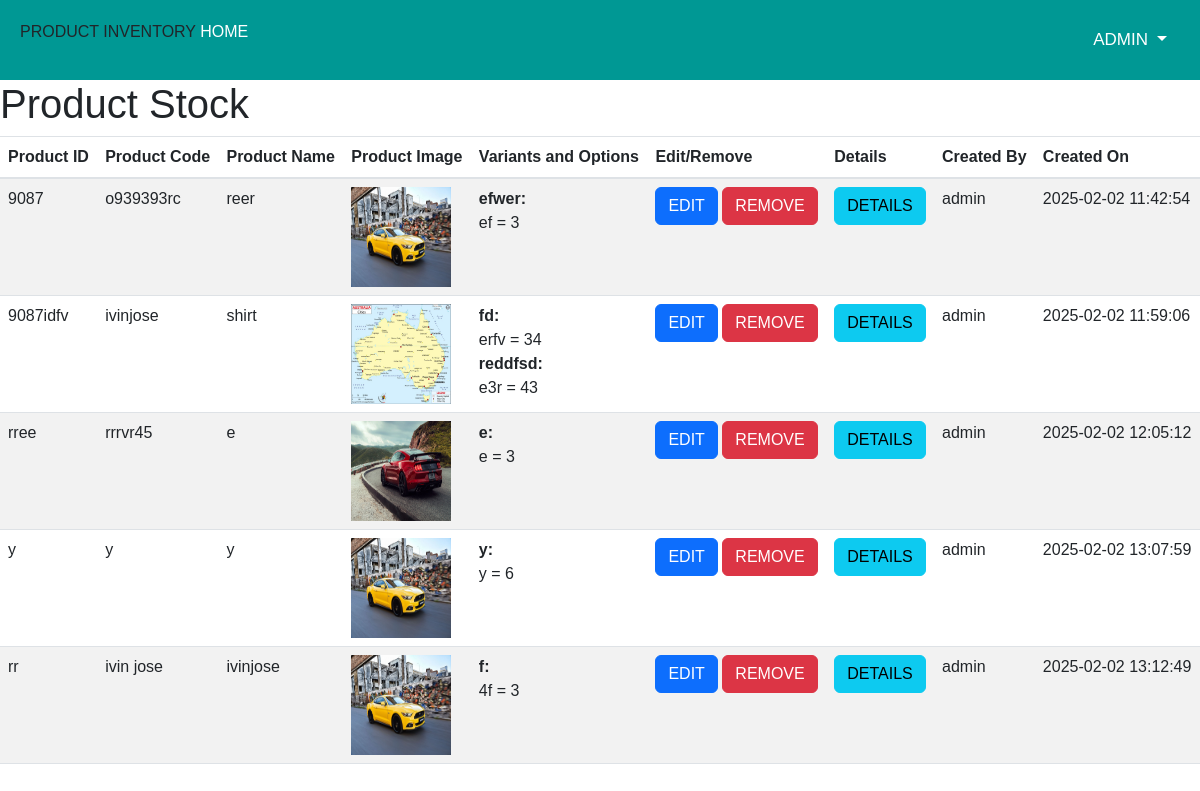
Page /view-stock (signed in) on the earlier database version.
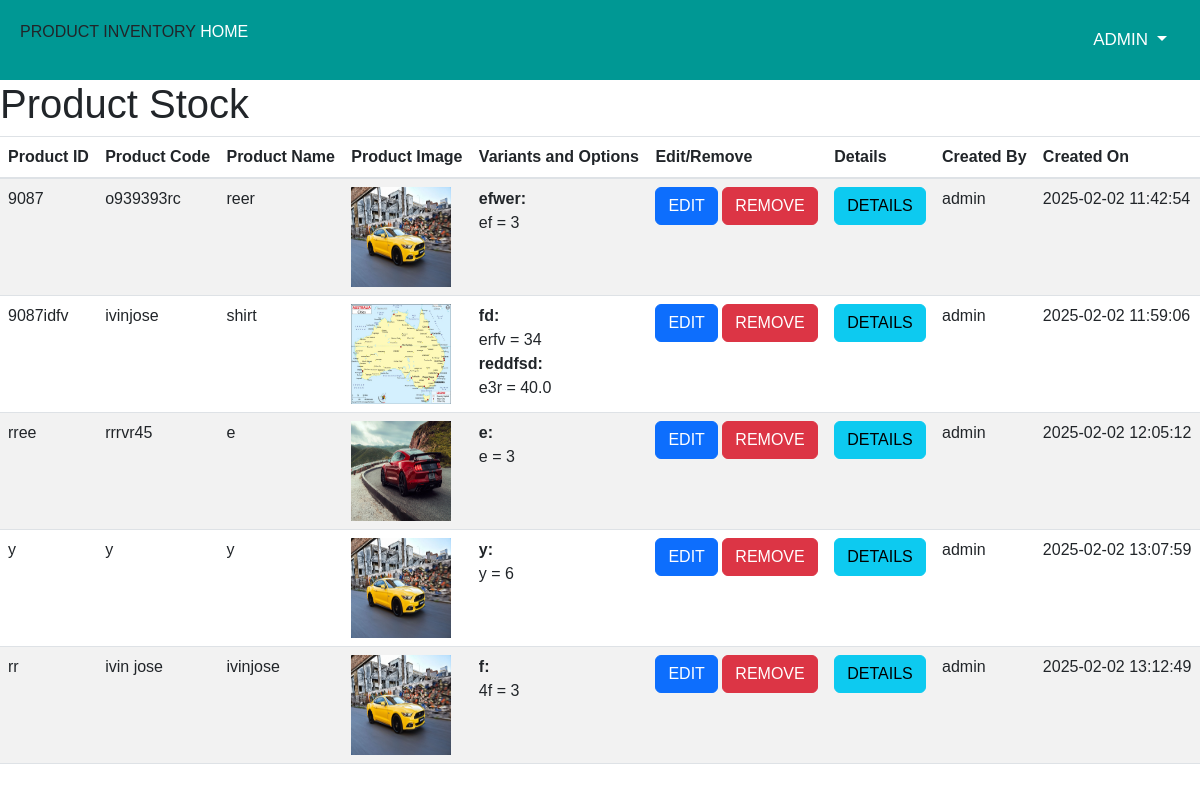
Same page on the later database version.
### main.py (models this page shows)
class Product(db.Model):
    __tablename__ = 'products'
    id = db.Column(db.String(36), primary_key=True, default=lambda: str(uuid.uuid4()))
    ProductID = db.Column(db.BigInteger, unique=True, nullable=False)
    ProductCode = db.Column(db.String(255), unique=True, nullable=False)
    ProductName = db.Column(db.String(255), nullable=False)
    ProductImage = db.Column(db.String(255), nullable=True)
    CreatedDate = db.Column(db.DateTime, nullable=False, default=db.func.current_timestamp())
    UpdatedDate = db.Column(db.DateTime, nullable=True, onupdate=db.func.current_timestamp())
    CreatedUser = db.Column(db.String(36), db.ForeignKey('auth_users.id'), nullable=False)
    IsFavourite = db.Column(db.Boolean, default=False)
    Active = db.Column(db.Boolean, default=True)
    HSNCode = db.Column(db.String(255), nullable=True)
    TotalStock = db.Column(db.Numeric(20,8), nullable=True, default=0.00)
    __table_args__ = (db.UniqueConstraint('ProductCode', 'ProductID', name='unique_product_constraint'),)

class ProductImage(db.Model):
    __tablename__ = 'product_images'
    id = db.Column(db.String(36), primary_key=True, default=lambda: str(uuid.uuid4()))
    Product = db.Column(db.String(36), db.ForeignKey('products.id'), nullable=False)
    ImageURL = db.Column(db.String(255), nullable=False)
    CreatedDate = db.Column(db.DateTime, nullable=False, default=db.func.current_timestamp())
    UpdatedDate = db.Column(db.DateTime, nullable=True, onupdate=db.func.current_timestamp())

class ProductVariant(db.Model):
    __tablename__ = 'product_varients'
    id = db.Column(db.String(36), primary_key=True, default=lambda: str(uuid.uuid4()))
    Product = db.Column(db.String(36), db.ForeignKey('products.id'), nullable=False)
    VariantName = db.Column(db.String(255), nullable=False)
    CreatedDate = db.Column(db.DateTime, nullable=False, default=db.func.current_timestamp())
    UpdatedDate = db.Column(db.DateTime, nullable=True, onupdate=db.func.current_timestamp())

class ProductVariantOption(db.Model):
    __tablename__ = 'product_varient_options'
    id = db.Column(db.String(36), primary_key=True, default=lambda: str(uuid.uuid4()))
    Variant = db.Column(db.String(36), db.ForeignKey('product_varients.id'), nullable=False)
    quantity = db.Column(db.String(36), db.ForeignKey('product_varients.id'), nullable=False)
    OptionName = db.Column(db.String(255), nullable=False)
    CreatedDate = db.Column(db.DateTime, nullable=False, default=db.func.current_timestamp())
    UpdatedDate = db.Column(db.DateTime, nullable=True, onupdate=db.func.current_timestamp())

### main.py (the view)
@app.route('/view-stock')
def view_stock():
    if 'loggedin' in session:
        products = Product.query.all()
        product_data = []
        for product in products:
            variants = ProductVariant.query.filter_by(Product=product.id).all()
            variant_data = []
            for variant in variants:
                options = ProductVariantOption.query.filter_by(Variant=variant.id).all()
                option_data = []
                for option in options:
                    option_data.append({
                        "option_name": option.OptionName,
                        "quantity": option.quantity  # Fetch the quantity field
                    })
                variant_data.append({
                    "variant_name": variant.VariantName,
                    "options": option_data
                })
            product_images = ProductImage.query.filter_by(Product=product.id).all()
            image_urls = [img.ImageURL for img in product_images]
            created_user = product.CreatedUser  # Assuming 'CreatedUser' stores the user ID of the product creator
            created_date = product.CreatedDate.strftime('%Y-%m-%d %H:%M:%S') if product.CreatedDate else None
            product_data.append({
                "id":product.id,
                "product_id": product.ProductID,
                "product_code": product.ProductCode,
                "product_name": product.ProductName,
                "product_image": image_urls,
                "variants": variant_data,
                "created_user": created_user,  # Add this field to display the creator's user ID
                "created_date": created_date  # Add this field to display the creation date
            })
        return render_template('view_stock.html', products=product_data)
    else:
        return render_template('login.html')

### templates/view_stock.html (shortened to what this page needs)
{% extends 'base.html' %}
{% block content %}
<!DOCTYPE html>
<html lang="en">
<head>
</head>
<body>
    <h1>Product Stock</h1>
    {% if products %}
        <table class="table table-striped">
            <thead>
                <tr>
                    <th>Product ID</th>
                    <th>Product Code</th>
                    <th>Product Name</th>
                    <th>Product Image</th>
                    <th>Variants and Options</th>
                    <th>Edit/Remove</th>
                    <th>Details</th>
                    <th>Created By</th>
                    <th>Created On</th>
                </tr>
            </thead>
            <tbody>
                {% for product in products %}
                    <tr>
                        <td>{{ product.product_id }}</td>
                        <td>{{ product.product_code }}</td>
                        <td>{{ product.product_name }}</td>
                        <td><img src="{{ url_for('static', filename='uploads/' + product.product_image[0]) }}" alt="Product Image" width="100" height="100">
                        </td>
                        <td>
                            {% for variant in product.variants %}
                                <strong>{{ variant.variant_name }}:</strong><br>
                                {% for option in variant.options %}
                                    {{ option.option_name }} = {{ option.quantity }}<br>
                                {% endfor %}
                            {% endfor %}
                        </td>
                        <td>
                            <a href="/edit-product/{{ product.product_id }}" class="btn btn-primary">Edit</a>
                            <a href="/remove-product/{{ product.product_id }}" class="btn btn-danger">Remove</a>
                        </td>
                        <td>
                            <a href="{{ url_for('product_details', product_id=product.id) }}" class="btn btn-info">Details</a>
                        </td>
                        <td>{{ product.created_user }}</td>
                        <td>{{ product.created_date }}</td>
                    </tr>
                {% endfor %}
            </tbody>
        </table>
    {% else %}
        <p>No products available.</p>
    {% endif %}
</body>
</html>
{% endblock %}

### templates/base.html (shortened to what this page needs)
<!DOCTYPE html>
<html lang="en">
<head>
    <link rel="stylesheet" href="https://cdn.jsdelivr.net/npm/bootstrap@5.3.0/dist/css/bootstrap.min.css">
    <link rel="stylesheet" href="https://cdn.jsdelivr.net/npm/bootstrap@4.0.0/dist/css/bootstrap.min.css">
<link rel="stylesheet" href="https://cdn.jsdelivr.net/npm/bootstrap@5.3.0/dist/css/bootstrap.min.css">
    <link href="{{ url_for('static', filename='css/style.css') }}" rel="stylesheet">
</head>
<nav class="nvbr" style="">
    <div class="logo">
        PRODUCT INVENTORY
        <a href="{{ url_for('home') }}" id="" style="color: white !important;">
            Home
        </a>
    </div>
    <div>
        {% if 'loggedin' in session %}
        <div class="dropdown">
            <a class="btn nav-user dropdown-toggle" href="#" id="dropdownMenuButton1" data-bs-toggle="dropdown" aria-expanded="false" style="color: white !important;">
                {{ session['username'] }}
            </a>
        </div>
        {% endif %}
</nav>
{% block content %}{% endblock %}

### static/css/style.css (style rules this page uses)
* { margin: 0px; padding: 0px; }
body { font-family: 'Rubik', sans-serif; }
a, a:hover, a:focus { text-decoration: none; }
:root { --extradarkbg :#004846; --darkbg: #009894; --lightbg: #02a5a5; --fontcolor: #01564d; --white: white; }
a { color: white; text-transform: uppercase; }
.nvbr { background: var(--darkbg); display: flex; flex-direction: row; justify-content: space-between; padding: 20px; z-index: 40; position: relative; }
.nav-user { color: var(--c4) !important; font-size: 17px !important; text-transform: uppercase !important; }

### templates/base.html (style rules this page uses)
.logo { margin-right: 20px; }

Differences in the rows shown:
changed ProductVariantOption (number 3 of 4 on the later page): quantity "43" → "40.0"
